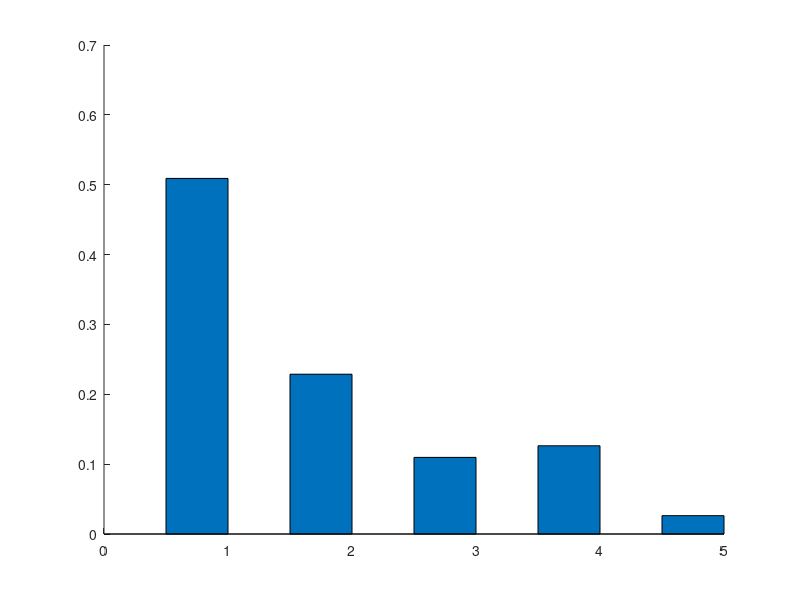

MATLAB code to generate this figure: (Note: this script raises an error after producing the figure.)
% -------------------------------------------------------------------------
%                      Program Description
% -------------------------------------------------------------------------
%   
% Purpose:
%     - Plot Figures 4 and 5.
%     - Two Sectors Model
%     - The Size Distribution of Firms and Industrial Water Pollution: A
%       Quantitative Analysis of China.
%  
% Author:
%     - Xin Tang @ International Monetary Fund
% 
% File Dependence:
%     - benchmark_new.mat
%     - notax_new.mat
%     - regulation_new.mat
%  
% Record of Revisions:
%         Date:                 Description of Changes
%     ============        =================================
%      04/19/2019                 Original Version
% =========================================================================
clc;
clear all;

% Benchmark Distributions
load('./Results/benchmark_new.mat');
% ================== Plot Figure 5 ======================
% Bench vs No-tax: firm
figure(1)
bar([firmmodel,fsdata'],1,'group');
colormap summer ;
legend('Model','China','Location','NorthEast');
set(gca,'XTick',1:5);
set(gca,'XTickLabel',{'1-19','20-49','50-99','100-399','400+'});
ylim([0 1]);
xlabel('Firm Size Groups');
ylabel('Fraction of Firms');
title('Firm Size Distribution: Benchmark','FontWeight','Normal');
saveas(gcf,'./Results/Figure5_Left.eps','epsc');

% Bench vs No-tax: employment
figure(2)
bar([esmodel,esdata'],1,'group');
colormap summer ;
legend('Model','China','Location','NorthEast');
set(gca,'XTick',1:5);
set(gca,'XTickLabel',{'1-19','20-49','50-99','100-399','400+'});
ylim([0 1]);
xlabel('Firm Size Groups');
ylabel('Fraction of Workers');
title('Employment Distribution: Benchmark','FontWeight','Normal');
saveas(gcf,'./Results/Figure5_Right.eps','epsc');

% ============== Compute Data for Figure 6 ==================
totfirmd_bench = sum(zprob(indzhatd:end));
tote_bench = sum(ldd(indzhatd:end).*zprob(indzhatd:end));
indmd = pid>wss;
firmmodeld_bench = zeros(5,1) ;
esmodeld_bench = zeros(5,1) ;
% Polluting Sector
for indbin = 1:1:5
    seld = find(ldd>=cutleft(indbin) & ldd<cutleft(indbin+1));
    if isempty(seld) == 1
        continue ;
    end
    firmmodeld_bench(indbin) = sum(zprob(seld).*indmd(seld)) ;
    esmodeld_bench(indbin) =...
        sum(zprob(seld).*ldd(seld).*indmd(seld)) ;    
end
firmmodeld_bench = firmmodeld_bench/totfirmd_bench;
esmodeld_bench = esmodeld_bench/tote_bench;

clearvars -except firmmodeld_bench esmodeld_bench;

% No-tax Distributions
load('./Results/notax_new.mat');
totfirmd_notax = sum(zprob(indzhatd:end));
tote_notax = sum(ldd(indzhatd:end).*zprob(indzhatd:end));
indmd = pid>wss;
firmmodeld_notax = zeros(5,1) ;
esmodeld_notax = zeros(5,1) ;
% Polluting Sector
for indbin = 1:1:5
    seld = find(ldd>=cutleft(indbin) & ldd<cutleft(indbin+1));
    if isempty(seld) == 1
        continue ;
    end
    firmmodeld_notax(indbin) = sum(zprob(seld).*indmd(seld)) ;
    esmodeld_notax(indbin) =...
        sum(zprob(seld).*ldd(seld).*indmd(seld)) ;    
end
firmmodeld_notax = firmmodeld_notax/totfirmd_notax;
esmodeld_notax = esmodeld_notax/tote_notax;

clearvars -except firmmodeld_bench esmodeld_bench ...
    firmmodeld_notax esmodeld_notax;

% Regulation Distributions
load('./Results/regulation_new.mat');
totfirmd_reg = sum(zprob(indzhatd:end));
tote_reg = sum(ldd(indzhatd:end).*zprob(indzhatd:end));
indmd = pid>wss;
firmmodeld_reg = zeros(5,1) ;
esmodeld_reg = zeros(5,1) ;
% Polluting Sector
for indbin = 1:1:5
    seld = find(ldd>=cutleft(indbin) & ldd<cutleft(indbin+1));
    if isempty(seld) == 1
        continue ;
    end
    firmmodeld_reg(indbin) = sum(zprob(seld).*indmd(seld)) ;
    esmodeld_reg(indbin) =...
        sum(zprob(seld).*ldd(seld).*indmd(seld)) ;    
end
firmmodeld_reg = firmmodeld_reg/totfirmd_reg;
esmodeld_reg = esmodeld_reg/tote_reg;

clearvars -except firmmodeld_bench esmodeld_bench ...
    firmmodeld_notax esmodeld_notax ...
    firmmodeld_reg esmodeld_reg ;

% ================== Plot Figure 5 ======================
% Bench vs No-tax: firm
figure(3)
bar([firmmodeld_bench,firmmodeld_notax],1,'group');
colormap summer ;
legend('Benchmark','No Tax','Location','NorthEast');
set(gca,'XTick',1:5);
set(gca,'XTickLabel',{'1-19','20-49','50-99','100-399','400+'});
ylim([0 1]);
xlabel('Firm Size Groups');
ylabel('Fraction of Firms');
title('Firm Size Distribution: Benchmark vs. No Tax',...
    'FontWeight','Normal');
saveas(gcf,'./Results/Figure6_TopLeft.eps','epsc');

% Bench vs No-tax: employment
figure(4)
bar([esmodeld_bench,esmodeld_notax],1,'group');
colormap summer ;
legend('Benchmark','No Tax','Location','NorthEast');
set(gca,'XTick',1:5);
set(gca,'XTickLabel',{'1-19','20-49','50-99','100-399','400+'});
ylim([0 1]);
xlabel('Firm Size Groups');
ylabel('Fraction of Workers');
title('Employment Distribution: Benchmark vs. No Tax',...
    'FontWeight','Normal');
saveas(gcf,'./Results/Figure6_BottomLeft.eps','epsc');

% Bench vs Regulation: firm
figure(5)
bar([firmmodeld_bench,firmmodeld_reg],1,'group');
colormap summer ;
legend('Benchmark','Regulation','Location','NorthEast');
set(gca,'XTick',1:5);
set(gca,'XTickLabel',{'1-19','20-49','50-99','100-399','400+'});
ylim([0 1]);
xlabel('Firm Size Groups');
ylabel('Fraction of Firms');
title('Firm Size Distribution: Benchmark vs. Regulation',...
    'FontWeight','Normal');
saveas(gcf,'./Results/Figure6_TopRight.eps','epsc');

% Bench vs Regulation: employment
figure(6)
bar([esmodeld_bench,esmodeld_reg],1,'group');
colormap summer ;
legend('Benchmark','Regulation','Location','NorthEast');
set(gca,'XTick',1:5);
set(gca,'XTickLabel',{'1-19','20-49','50-99','100-399','400+'});
ylim([0 1]);
xlabel('Firm Size Groups');
ylabel('Fraction of Workers');
title('Employment Distribution: Benchmark vs. Regulation',...
    'FontWeight','Normal');
saveas(gcf,'./Results/Figure6_BotRight.eps','epsc');